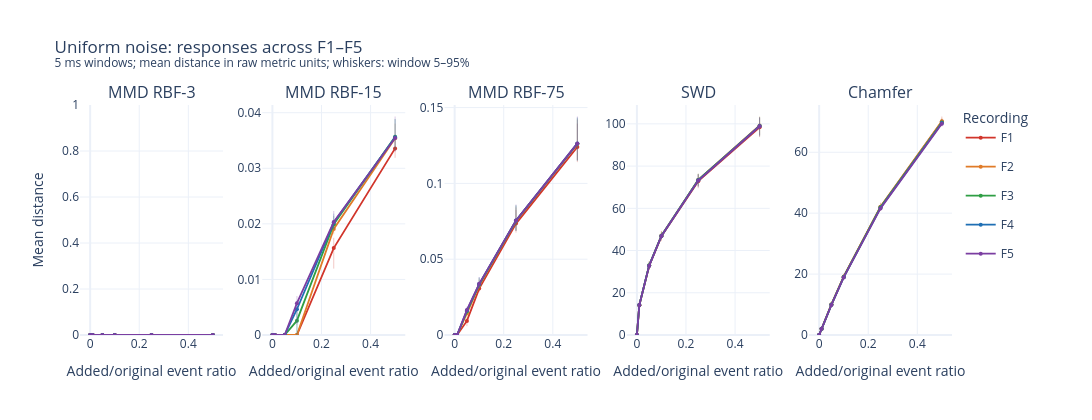

Notebook code for this chart:
### Markdown cell above
### Uniform noise

### Code cell
uniform_noise_plot = single_perturbation_figure(
    perturbation_summary, "uniform_noise", show_spread=SHOW_WINDOW_SPREAD
)
show_and_save_perturbation(uniform_noise_plot, "uniform_noise")
